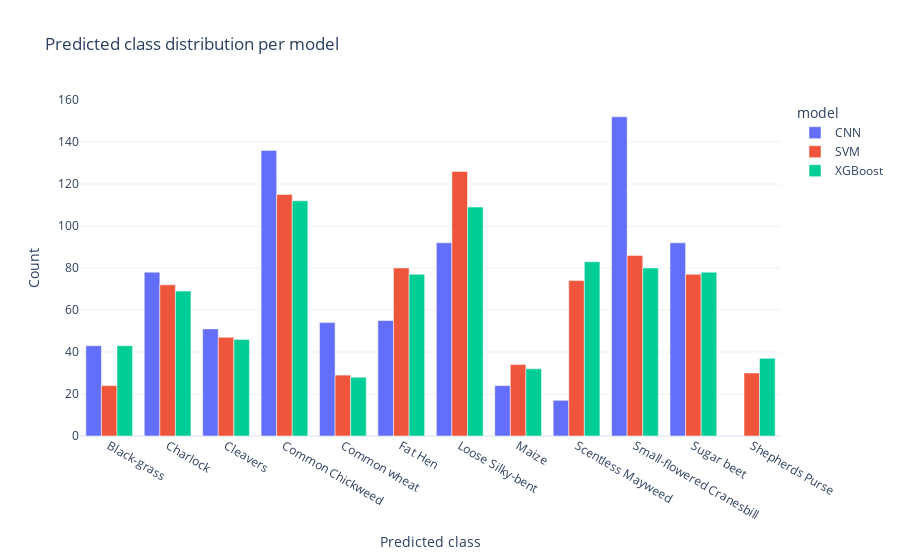
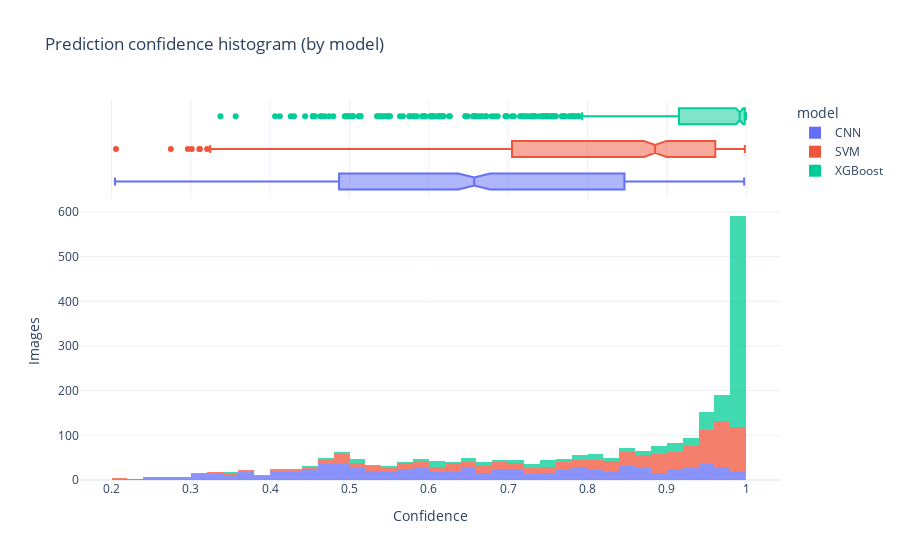
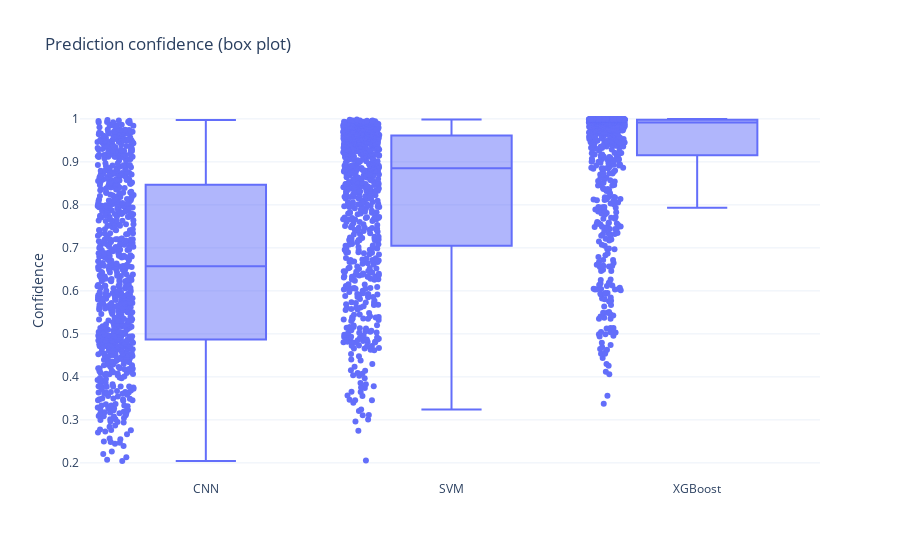
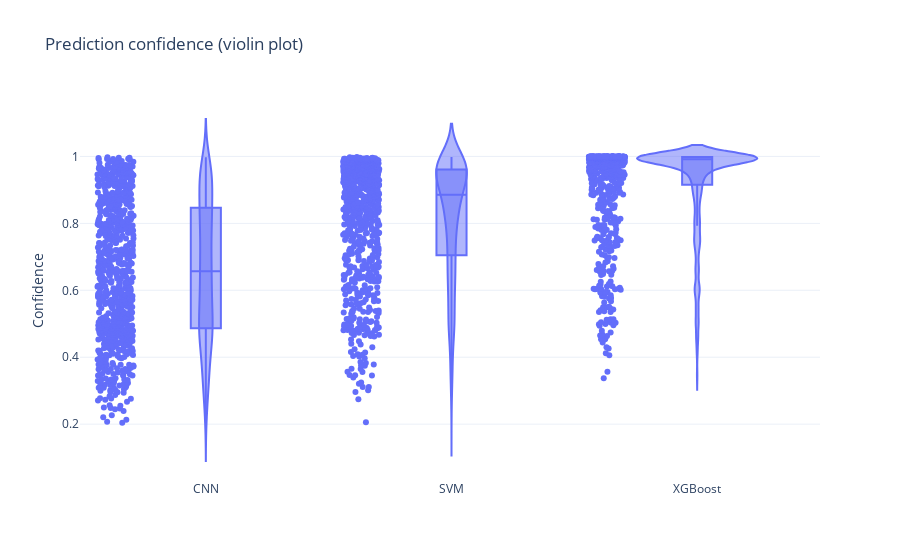

Notebook code cell kept with these figures, in order:
### Code cell
pio.templates.default = "plotly_white"


df = pd.read_csv("results.csv")  # columns: file, CNN_pred/CNN_conf, SVM_pred/SVM_conf, XGBoost_pred/XGBoost_conf
MODELS = ["CNN", "SVM", "XGBoost"]


long = []
for m in MODELS:
    part = df[["file", f"{m}_pred", f"{m}_conf"]].copy()
    part.columns = ["file", "pred", "conf"]
    part["model"] = m
    long.append(part)
df_long = pd.concat(long, ignore_index=True)




counts = (
    df_long.groupby(["model", "pred"], as_index=False)["file"]
    .count()
    .rename(columns={"file": "count", "pred": "class"})
)

fig1 = px.bar(
    counts, x="class", y="count", color="model", barmode="group",
    title="Predicted class distribution per model",
)
fig1.update_layout(xaxis_title="Predicted class", yaxis_title="Count")
fig1.show()




fig2a = px.histogram(
    df_long, x="conf", color="model", marginal="box", opacity=0.75,
    nbins=40, title="Prediction confidence histogram (by model)"
)
fig2a.update_layout(xaxis_title="Confidence", yaxis_title="Images")
fig2a.show()

fig2b = px.box(
    df_long, x="model", y="conf", points="all",
    title="Prediction confidence (box plot)"
)
fig2b.update_layout(xaxis_title="", yaxis_title="Confidence")
fig2b.show()

fig2c = px.violin(
    df_long, x="model", y="conf", box=True, points="all",
    title="Prediction confidence (violin plot)"
)
fig2c.update_layout(xaxis_title="", yaxis_title="Confidence")
fig2c.show()



agree_all = (df["CNN_pred"] == df["SVM_pred"]) & (df["CNN_pred"] == df["XGBoost_pred"])
agree_cnn_xgb = (df["CNN_pred"] == df["XGBoost_pred"])
agree_cnn_svm = (df["CNN_pred"] == df["SVM_pred"])
agree_svm_xgb = (df["SVM_pred"] == df["XGBoost_pred"])

agree_tbl = pd.DataFrame({
    "comparison": ["All three agree", "CNN vs XGBoost", "CNN vs SVM", "SVM vs XGBoost"],
    "rate": [
        agree_all.mean(), agree_cnn_xgb.mean(), agree_cnn_svm.mean(), agree_svm_xgb.mean()
    ],
})
fig3 = px.bar(
    agree_tbl, x="comparison", y="rate", text=agree_tbl["rate"].round(3),
    title="Model agreement rates"
)
fig3.update_yaxes(range=[0,1], tickformat=".0%")
fig3.update_traces(texttemplate="%{text:.3f}", textposition="outside")
fig3.update_layout(yaxis_title="Agreement", xaxis_title="")
fig3.show()



def disagreement_heatmap(pair=("CNN", "XGBoost")):
    a, b = pair
    a_pred, b_pred = f"{a}_pred", f"{b}_pred"
    mask = df[a_pred] != df[b_pred]
    ct = pd.crosstab(df.loc[mask, a_pred], df.loc[mask, b_pred])
    if ct.empty:
        ct = pd.DataFrame({"(no disagreements)": [0]})
    fig = px.imshow(
        ct, text_auto=True, aspect="auto",
        title=f"Disagreement heatmap: {a} (rows) → {b} (cols)"
    )
    fig.update_layout(xaxis_title=f"{b} predicted", yaxis_title=f"{a} predicted")
    return fig

fig4 = disagreement_heatmap(("CNN","XGBoost"))
fig4.show()


def confidence_scatter(a="XGBoost", b="SVM"):
    a_pred, b_pred = f"{a}_pred", f"{b}_pred"
    a_conf, b_conf = f"{a}_conf", f"{b}_conf"
    tmp = df[["file", a_pred, b_pred, a_conf, b_conf]].copy()
    tmp["agree"] = np.where(tmp[a_pred] == tmp[b_pred], "agree", "disagree")
    fig = px.scatter(
        tmp, x=a_conf, y=b_conf, color="agree",
        hover_data=["file", a_pred, b_pred],
        title=f"Confidence scatter: {a} vs {b} (colored by agreement)"
    )
    fig.update_layout(xaxis_title=f"{a} confidence", yaxis_title=f"{b} confidence")
    return fig

fig5 = confidence_scatter("XGBoost","SVM")
fig5.show()



def low_confidence_dashboard(model="XGBoost", thresholds=(0.5, 0.6, 0.7, 0.8, 0.9), table_rows=15):
    conf_col, pred_col = f"{model}_conf", f"{model}_pred"
    counts = {t: int((df[conf_col] < t).sum()) for t in thresholds}
    cdf = pd.DataFrame({"threshold": thresholds, "count": [counts[t] for t in thresholds]})
    fig_bar = px.bar(
        cdf, x="threshold", y="count",
        title=f"{model}: number of predictions below confidence thresholds"
    )
    fig_bar.update_layout(xaxis=dict(dtick=0.1))
    fig_bar.show()

    # Show a small table of the lowest-confidence items
    low = df.nsmallest(table_rows, conf_col)[["file", pred_col, conf_col]]
    fig_tbl = go.Figure(
        data=[go.Table(
            header=dict(values=["file", f"{model}_pred", f"{model}_conf"], align="left"),
            cells=dict(values=[low["file"], low[pred_col], low[conf_col]], align="left")
        )]
    )
    fig_tbl.update_layout(title=f"{model}: {table_rows} lowest-confidence predictions")
    fig_tbl.show()

low_confidence_dashboard("XGBoost")


# OPTIONAL: save all figs to one HTML file

def save_all_to_html(filename="results_dashboard.html", figs=None):
    if figs is None:
        figs = [fig1, fig2a, fig2b, fig2c, fig3, fig4, fig5]
    with open(filename, "w", encoding="utf-8") as f:
        for i, fg in enumerate(figs, 1):
            f.write(f"<!-- Figure {i} -->\n")
            f.write(fg.to_html(full_html=False, include_plotlyjs=("cdn" if i == 1 else False)))
            f.write("<hr/>\n")
    print(f"Wrote {filename}")

# Uncomment to export:
save_all_to_html()

### Figure 1 — Plotly figure (JSON) as saved in the notebook; plotly's stock layout.template omitted (floating-point values rounded to 4 significant figures)
{"data": [{"alignmentgroup": "True", "hovertemplate": "model=CNN<br>class=%{x}<br>count=%{y}<extra></extra>", "legendgroup": "CNN", "marker": {"color": "#636efa", "pattern": {"shape": ""}}, "name": "CNN", "offsetgroup": "CNN", "orientation": "v", "showlegend": true, "textposition": "auto", "type": "bar", "x": ["Black-grass", "Charlock", "Cleavers", "Common Chickweed", "Common wheat", "Fat Hen", "Loose Silky-bent", "Maize", "Scentless Mayweed", "Small-flowered Cranesbill", "Sugar beet"], "xaxis": "x", "y": [43, 78, 51, 136, 54, 55, 92, 24, 17, 152, 92], "yaxis": "y"}, {"alignmentgroup": "True", "hovertemplate": "model=SVM<br>class=%{x}<br>count=%{y}<extra></extra>", "legendgroup": "SVM", "marker": {"color": "#EF553B", "pattern": {"shape": ""}}, "name": "SVM", "offsetgroup": "SVM", "orientation": "v", "showlegend": true, "textposition": "auto", "type": "bar", "x": ["Black-grass", "Charlock", "Cleavers", "Common Chickweed", "Common wheat", "Fat Hen", "Loose Silky-bent", "Maize", "Scentless Mayweed", "Shepherds Purse", "Small-flowered Cranesbill", "Sugar beet"], "xaxis": "x", "y": [24, 72, 47, 115, 29, 80, 126, 34, 74, 30, 86, 77], "yaxis": "y"}, {"alignmentgroup": "True", "hovertemplate": "model=XGBoost<br>class=%{x}<br>count=%{y}<extra></extra>", "legendgroup": "XGBoost", "marker": {"color": "#00cc96", "pattern": {"shape": ""}}, "name": "XGBoost", "offsetgroup": "XGBoost", "orientation": "v", "showlegend": true, "textposition": "auto", "type": "bar", "x": ["Black-grass", "Charlock", "Cleavers", "Common Chickweed", "Common wheat", "Fat Hen", "Loose Silky-bent", "Maize", "Scentless Mayweed", "Shepherds Purse", "Small-flowered Cranesbill", "Sugar beet"], "xaxis": "x", "y": [43, 69, 46, 112, 28, 77, 109, 32, 83, 37, 80, 78], "yaxis": "y"}], "layout": {"barmode": "group", "legend": {"title": {"text": "model"}, "tracegroupgap": 0}, "title": {"text": "Predicted class distribution per model"}, "xaxis": {"anchor": "y", "domain": [0, 1], "title": {"text": "Predicted class"}}, "yaxis": {"anchor": "x", "domain": [0, 1], "title": {"text": "Count"}}}}

### Figure 2 — Plotly figure (JSON) as saved in the notebook; plotly's stock layout.template omitted (floating-point values rounded to 4 significant figures; data arrays with more than 128 entries replaced by an {"elided": "..."} marker saying what was removed)
{"data": [{"alignmentgroup": "True", "bingroup": "x", "hovertemplate": "model=CNN<br>conf=%{x}<br>count=%{y}<extra></extra>", "legendgroup": "CNN", "marker": {"color": "#636efa", "opacity": 0.75, "pattern": {"shape": ""}}, "name": "CNN", "nbinsx": 40, "offsetgroup": "CNN", "orientation": "v", "showlegend": true, "type": "histogram", "x": {"elided": "794 float values"}, "xaxis": "x", "yaxis": "y"}, {"alignmentgroup": "True", "hovertemplate": "model=CNN<br>conf=%{x}<extra></extra>", "legendgroup": "CNN", "marker": {"color": "#636efa"}, "name": "CNN", "notched": true, "offsetgroup": "CNN", "showlegend": false, "type": "box", "x": {"elided": "794 float values"}, "xaxis": "x2", "yaxis": "y2"}, {"alignmentgroup": "True", "bingroup": "x", "hovertemplate": "model=SVM<br>conf=%{x}<br>count=%{y}<extra></extra>", "legendgroup": "SVM", "marker": {"color": "#EF553B", "opacity": 0.75, "pattern": {"shape": ""}}, "name": "SVM", "nbinsx": 40, "offsetgroup": "SVM", "orientation": "v", "showlegend": true, "type": "histogram", "x": {"elided": "794 float values"}, "xaxis": "x", "yaxis": "y"}, {"alignmentgroup": "True", "hovertemplate": "model=SVM<br>conf=%{x}<extra></extra>", "legendgroup": "SVM", "marker": {"color": "#EF553B"}, "name": "SVM", "notched": true, "offsetgroup": "SVM", "showlegend": false, "type": "box", "x": {"elided": "794 float values"}, "xaxis": "x2", "yaxis": "y2"}, {"alignmentgroup": "True", "bingroup": "x", "hovertemplate": "model=XGBoost<br>conf=%{x}<br>count=%{y}<extra></extra>", "legendgroup": "XGBoost", "marker": {"color": "#00cc96", "opacity": 0.75, "pattern": {"shape": ""}}, "name": "XGBoost", "nbinsx": 40, "offsetgroup": "XGBoost", "orientation": "v", "showlegend": true, "type": "histogram", "x": {"elided": "794 float values"}, "xaxis": "x", "yaxis": "y"}, {"alignmentgroup": "True", "hovertemplate": "model=XGBoost<br>conf=%{x}<extra></extra>", "legendgroup": "XGBoost", "marker": {"color": "#00cc96"}, "name": "XGBoost", "notched": true, "offsetgroup": "XGBoost", "showlegend": false, "type": "box", "x": {"elided": "794 float values"}, "xaxis": "x2", "yaxis": "y2"}], "layout": {"barmode": "relative", "legend": {"title": {"text": "model"}, "tracegroupgap": 0}, "title": {"text": "Prediction confidence histogram (by model)"}, "xaxis": {"anchor": "y", "domain": [0, 1], "title": {"text": "Confidence"}}, "xaxis2": {"anchor": "y2", "domain": [0, 1], "matches": "x", "showgrid": true, "showticklabels": false}, "yaxis": {"anchor": "x", "domain": [0, 0.7326], "title": {"text": "Images"}}, "yaxis2": {"anchor": "x2", "domain": [0.7426, 1], "matches": "y2", "showgrid": false, "showline": false, "showticklabels": false, "ticks": ""}}}

### Figure 3 — Plotly figure (JSON) as saved in the notebook; plotly's stock layout.template omitted (floating-point values rounded to 4 significant figures; data arrays with more than 128 entries replaced by an {"elided": "..."} marker saying what was removed)
{"data": [{"alignmentgroup": "True", "boxpoints": "all", "hovertemplate": "model=%{x}<br>conf=%{y}<extra></extra>", "legendgroup": "", "marker": {"color": "#636efa"}, "name": "", "notched": false, "offsetgroup": "", "orientation": "v", "showlegend": false, "type": "box", "x": {"elided": "2382 str values"}, "x0": " ", "xaxis": "x", "y": {"elided": "2382 float values"}, "y0": " ", "yaxis": "y"}], "layout": {"boxmode": "group", "legend": {"tracegroupgap": 0}, "title": {"text": "Prediction confidence (box plot)"}, "xaxis": {"anchor": "y", "domain": [0, 1], "title": {"text": ""}}, "yaxis": {"anchor": "x", "domain": [0, 1], "title": {"text": "Confidence"}}}}

### Figure 4 — Plotly figure (JSON) as saved in the notebook; plotly's stock layout.template omitted (floating-point values rounded to 4 significant figures; data arrays with more than 128 entries replaced by an {"elided": "..."} marker saying what was removed)
{"data": [{"alignmentgroup": "True", "box": {"visible": true}, "hovertemplate": "model=%{x}<br>conf=%{y}<extra></extra>", "legendgroup": "", "marker": {"color": "#636efa"}, "name": "", "offsetgroup": "", "orientation": "v", "points": "all", "scalegroup": "True", "showlegend": false, "type": "violin", "x": {"elided": "2382 str values"}, "x0": " ", "xaxis": "x", "y": {"elided": "2382 float values"}, "y0": " ", "yaxis": "y"}], "layout": {"legend": {"tracegroupgap": 0}, "title": {"text": "Prediction confidence (violin plot)"}, "violinmode": "group", "xaxis": {"anchor": "y", "domain": [0, 1], "title": {"text": ""}}, "yaxis": {"anchor": "x", "domain": [0, 1], "title": {"text": "Confidence"}}}}
